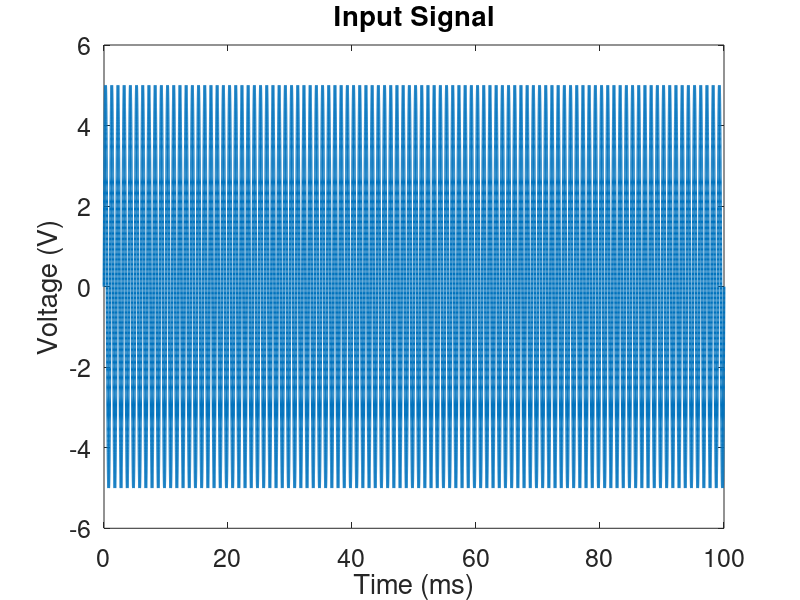
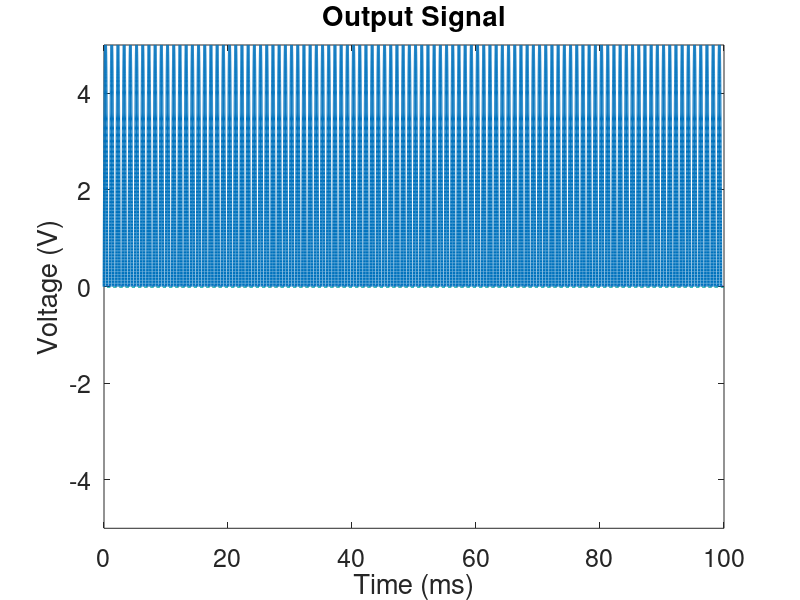
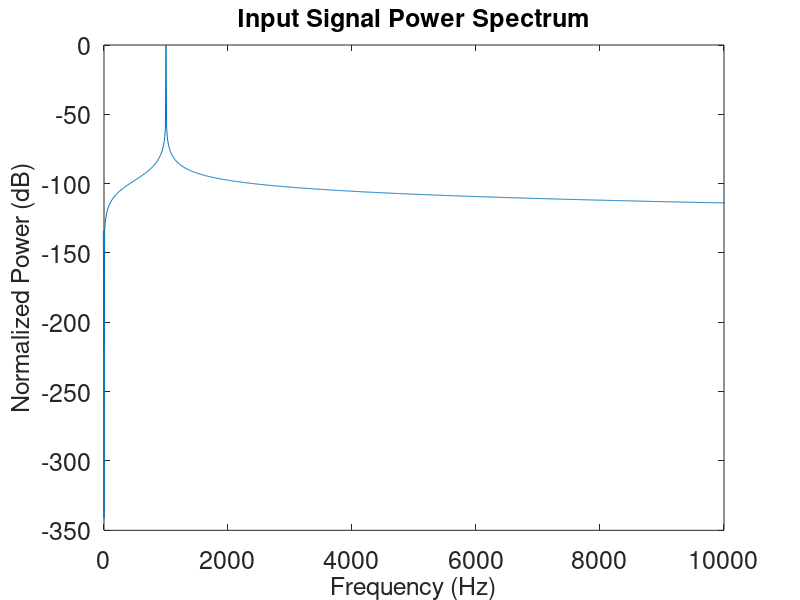
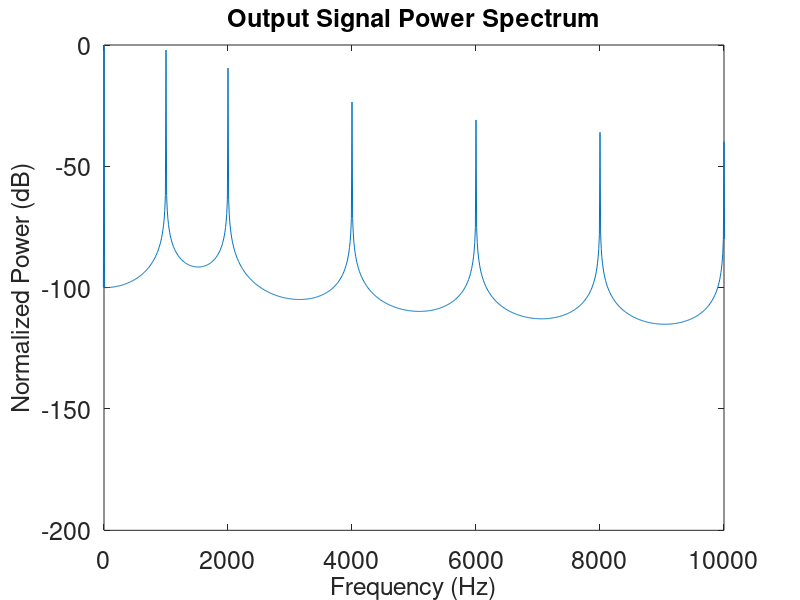

MATLAB code to generate these figures, in order:
function []=sin_in_out()

figure;
t = [0:0.000001:0.1];
in = 5*sin(2000*pi*t);
plot(t*1e3,in,'LineWidth',2);
xlabel('Time (ms)','FontSize',18);
ylabel('Voltage (V)','FontSize',18);
title('Input Signal','FontSize',18);
set(gca,'FontSize',18);
%print -dpng in.png

figure;
out = in;
out(out < 0) = 0;
plot(t*1e3,out,'LineWidth',2);
xlabel('Time (ms)','FontSize',18);
ylabel('Voltage (V)','FontSize',18);
title('Output Signal','FontSize',18);
ylim([-5 5])
set(gca,'FontSize',18);
%print -dpng out.png

infft = fft(in);
outfft = fft(out);
fs = 1/mean(diff(t));
f = linspace(-fs/2,fs/2,length(t));
figure;
plot(f,fftshift(20*log10(abs(infft)./max(abs(infft)))));
xlim([0 10e3]);
set(gca,'FontSize',18);
xlabel('Frequency (Hz)','FontSize',18);
ylabel('Normalized Power (dB)','FontSize',18);
title('Input Signal Power Spectrum','FontSize',18);

figure;
plot(f,fftshift(20*log10(abs(outfft)./max(abs(outfft)))));
xlim([0 10e3]);
set(gca,'FontSize',18);
xlabel('Frequency (Hz)','FontSize',18);
ylabel('Normalized Power (dB)','FontSize',18);
title('Output Signal Power Spectrum','FontSize',18);
